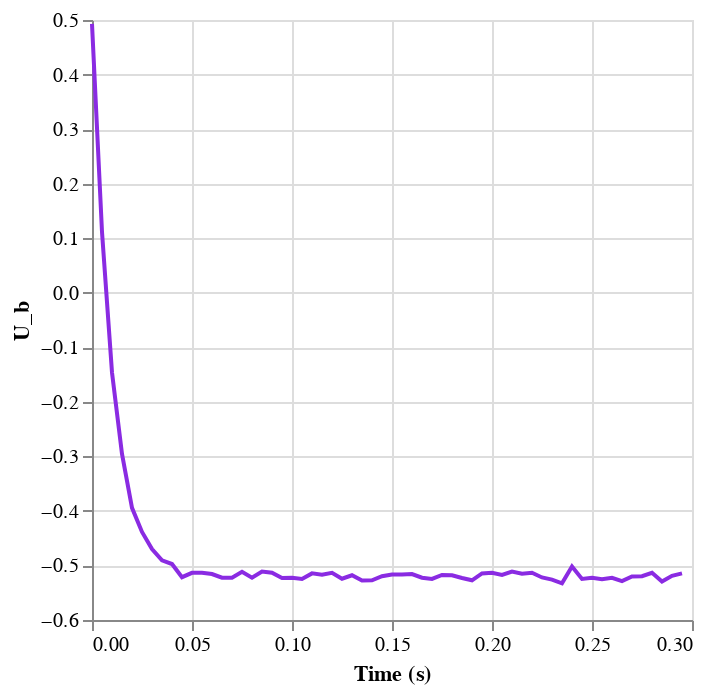

Notebook code cell kept with this figure:
### Code cell
interval = [0,0.3]
ini = interval[0]
fin = interval[1]
q = data["Time"].sub(ini).abs().idxmin()
p = data["Time"].sub(fin).abs().idxmin()
semi_data = data[q:p]

aj.graph(semi_data)

### Figure 1 — Vega-Lite specification as saved in the notebook (floating-point values rounded to 4 significant figures)
{"config": {"view": {"continuousWidth": 300, "continuousHeight": 300}}, "data": {"name": "data-d9fb7f87706ab412a713bcd3524bc24e"}, "mark": {"type": "line", "color": "blueviolet"}, "encoding": {"x": {"field": "Time", "title": "Time (s)", "type": "quantitative"}, "y": {"field": "U_b", "type": "quantitative"}}, "$schema": "https://vega.github.io/schema/vega-lite/v5.20.1.json", "datasets": {"data-d9fb7f87706ab412a713bcd3524bc24e": [{"Time": 0.0, "U_b": 0.4931}, {"Time": 0.005, "U_b": 0.1116}, {"Time": 0.01, "U_b": -0.1463}, {"Time": 0.015, "U_b": -0.2955}, {"Time": 0.02, "U_b": -0.3944}, {"Time": 0.025, "U_b": -0.4385}, {"Time": 0.03, "U_b": -0.47}, {"Time": 0.035, "U_b": -0.4905}, {"Time": 0.04, "U_b": -0.4973}, {"Time": 0.045, "U_b": -0.5215}, {"Time": 0.05, "U_b": -0.5135}, {"Time": 0.055, "U_b": -0.5135}, {"Time": 0.06, "U_b": -0.5157}, {"Time": 0.065, "U_b": -0.5225}, {"Time": 0.07, "U_b": -0.5225}, {"Time": 0.075, "U_b": -0.5117}, {"Time": 0.08, "U_b": -0.5225}, {"Time": 0.085, "U_b": -0.5111}, {"Time": 0.09, "U_b": -0.5135}, {"Time": 0.095, "U_b": -0.5231}, {"Time": 0.1, "U_b": -0.5225}, {"Time": 0.105, "U_b": -0.5248}, {"Time": 0.11, "U_b": -0.5145}, {"Time": 0.115, "U_b": -0.5168}, {"Time": 0.12, "U_b": -0.5135}, {"Time": 0.125, "U_b": -0.5243}, {"Time": 0.13, "U_b": -0.518}, {"Time": 0.135, "U_b": -0.5277}, {"Time": 0.14, "U_b": -0.5272}, {"Time": 0.145, "U_b": -0.5197}, {"Time": 0.15, "U_b": -0.5168}, {"Time": 0.155, "U_b": -0.5168}, {"Time": 0.16, "U_b": -0.5157}, {"Time": 0.165, "U_b": -0.5225}, {"Time": 0.17, "U_b": -0.5248}, {"Time": 0.175, "U_b": -0.5175}, {"Time": 0.18, "U_b": -0.518}, {"Time": 0.185, "U_b": -0.5231}, {"Time": 0.19, "U_b": -0.5272}, {"Time": 0.195, "U_b": -0.5145}, {"Time": 0.2, "U_b": -0.5135}, {"Time": 0.205, "U_b": -0.5175}, {"Time": 0.21, "U_b": -0.5111}, {"Time": 0.215, "U_b": -0.5151}, {"Time": 0.22, "U_b": -0.5135}, {"Time": 0.225, "U_b": -0.522}, {"Time": 0.23, "U_b": -0.526}, {"Time": 0.235, "U_b": -0.5328}, {"Time": 0.24, "U_b": -0.502}, {"Time": 0.245, "U_b": -0.5248}, {"Time": 0.25, "U_b": -0.5225}, {"Time": 0.255, "U_b": -0.5255}, {"Time": 0.26, "U_b": -0.5225}, {"Time": 0.265, "U_b": -0.5288}, {"Time": 0.27, "U_b": -0.5203}, {"Time": 0.275, "U_b": -0.5197}, {"Time": 0.28, "U_b": -0.5135}, {"Time": 0.285, "U_b": -0.5295}, {"Time": 0.29, "U_b": -0.5191}, {"Time": 0.295, "U_b": -0.5145}]}}
